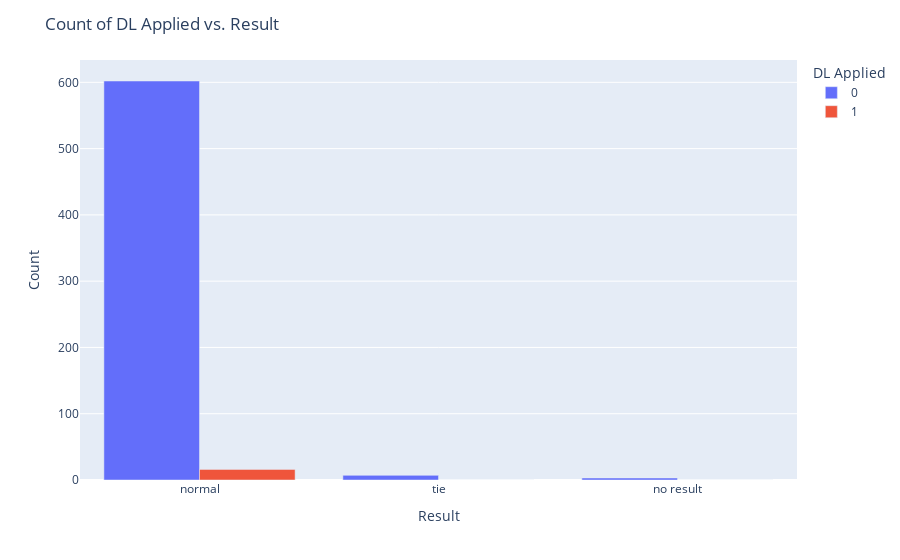

The code cell stored with this chart in its notebook:
### Markdown cell above
# This shows that CH Gayle was the one chosen the most as the man of the match (18 matches) followe dby YK Pathan for 16 matches

### Code cell
# Group the data by 'dl_applied' and 'result', and count the occurrences
result_counts = df.groupby(['dl_applied', 'result']).size().reset_index(name='count').sort_values(by='count', ascending=False)

# Plot the grouped bar chart
fig = px.bar(result_counts, x='result', y='count', color='dl_applied',
             barmode='group', labels={'result': 'Result', 'count': 'Count', 'dl_applied': 'DL Applied'})
fig.update_layout(title='Count of DL Applied vs. Result')
fig.show()

### Figure 1 — Plotly figure (JSON) as saved in the notebook; plotly's stock layout.template omitted (floating-point values rounded to 4 significant figures)
{"data": [{"alignmentgroup": "True", "hovertemplate": "DL Applied=0<br>Result=%{x}<br>Count=%{y}<extra></extra>", "legendgroup": "0", "marker": {"color": "#636efa", "pattern": {"shape": ""}}, "name": "0", "offsetgroup": "0", "orientation": "v", "showlegend": true, "textposition": "auto", "type": "bar", "x": ["normal", "tie", "no result"], "xaxis": "x", "y": [602, 7, 3], "yaxis": "y"}, {"alignmentgroup": "True", "hovertemplate": "DL Applied=1<br>Result=%{x}<br>Count=%{y}<extra></extra>", "legendgroup": "1", "marker": {"color": "#EF553B", "pattern": {"shape": ""}}, "name": "1", "offsetgroup": "1", "orientation": "v", "showlegend": true, "textposition": "auto", "type": "bar", "x": ["normal", "no result", "tie"], "xaxis": "x", "y": [16, 0, 0], "yaxis": "y"}], "layout": {"barmode": "group", "legend": {"title": {"text": "DL Applied"}, "tracegroupgap": 0}, "margin": {"t": 60}, "title": {"text": "Count of DL Applied vs. Result"}, "xaxis": {"anchor": "y", "domain": [0, 1], "title": {"text": "Result"}}, "yaxis": {"anchor": "x", "domain": [0, 1], "title": {"text": "Count"}}}}
